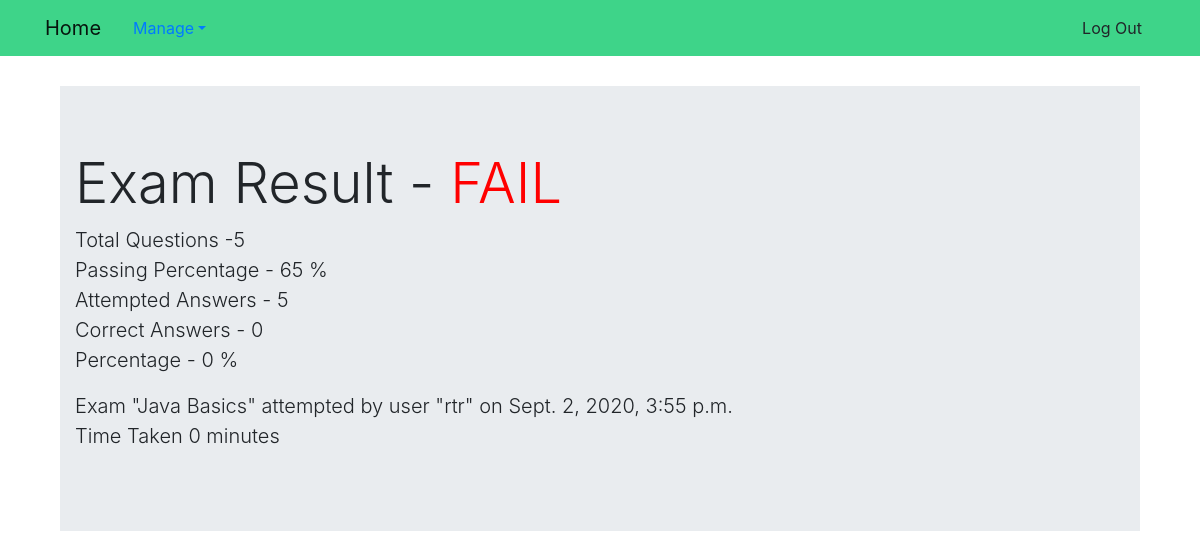
The app's page /user/result/16/ (signed in) with its own data.
### exam_app/models.py (models this page shows)
class ExamAttempt(models.Model):
    RESULT_STATUS = (
        ('P', 'PASS'),
        ('F', 'FAIL')
    )
    start_time = models.DateTimeField()
    end_time = models.DateTimeField()
    answer_list = models.TextField()
    result_attempted_question_count = models.PositiveSmallIntegerField(
        blank=True, null=True)
    result_correct_answer_count = models.PositiveSmallIntegerField(
        blank=True, null=True)
    result_percentage = models.PositiveSmallIntegerField(blank=True, null=True,
                                                         validators=[MaxValueValidator(100), MinValueValidator(0)])
    _result_status = models.CharField(max_length=1, choices=RESULT_STATUS)
    user = models.ForeignKey(User, on_delete=models.CASCADE)
    exam = models.ForeignKey(Exam, on_delete=models.CASCADE)
    def result_status(self):
        return (dict(self.RESULT_STATUS))[self._result_status]

class Exam(models.Model):
    name = models.TextField()
    question_count = models.PositiveSmallIntegerField()
    questions = models.ManyToManyField(Question)
    time = models.TimeField()
    passing_percentage = models.PositiveSmallIntegerField(
        validators=[MaxValueValidator(100), MinValueValidator(1)])
    def __str__(self):
        return self.name

### exam_app/views.py (the view)
class ViewExamResultDetailView(LoginRequiredMixin, DetailView):
    model = models.ExamAttempt
    template_name = 'exam_app/result_detail.html'
    def get_queryset(self):
        queryset = super().get_queryset()
        queryset = queryset.filter(pk=self.kwargs.get('pk'))
        return queryset

### exam_app/templates/exam_app/result_detail.html
{% extends "base.html" %}
{% load exam_filters %}
{% block body_block %}
<div class="container">
    <div class="jumbotron jumbotron-fluid">
        <div class="container">
            <h1 class="display-4">Exam Result -
                <span class="{{examattempt.result_status}}">{{examattempt.result_status}}</span>
            </h1>
            <p class="lead">
                Total Questions -{{examattempt.exam.question_count}}
                <br>
                Passing Percentage - {{examattempt.exam.passing_percentage}} %
                <br>
                Attempted Answers - {{examattempt.result_attempted_question_count}}
                <br>
                Correct Answers - {{examattempt.result_correct_answer_count}}
                <br>
                Percentage - {{examattempt.result_percentage}} %
            </p>
            <p class="lead">
                Exam "{{examattempt.exam }}" attempted by user "{{examattempt.user}}" on {{examattempt.start_time}}
                <br>
                Time Taken {{examattempt.start_time|timesince:examattempt.end_time }}
            </p>
        </div>
    </div>
</div>
{% endblock %}

### exam_app/static/exam_app/css/master.css (style rules this page uses)
.FAIL { color: red; }

### records on screen
ExamAttempt: result_status "FAIL", exam.question_count "5", exam.passing_percentage "65", result_attempted_question_count "5", result_correct_answer_count "0", result_percentage "0", exam "Java Basics", user "rtr", start_time "Sept. 2, 2020, 3:55 p.m.", start_time "0 minutes"
